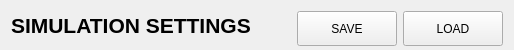
            <widget class="QWidget" name="headerBar" native="true">
             <property name="minimumSize">
              <size>
               <width>0</width>
               <height>50</height>
              </size>
             </property>
             <property name="maximumSize">
              <size>
               <width>16777215</width>
               <height>50</height>
              </size>
             </property>
             <property name="styleSheet">
              <string notr="true">
                    #headerBar {
                      background-color: #f5f5f5;
                      border-bottom: 2px solid #cccccc;
                    }
                  </string>
             </property>
             <layout class="QHBoxLayout" name="horizontalLayout_header">
              <item>
               <widget class="QLabel" name="label_headerTitle">
                <property name="font">
                 <font>
                  <pointsize>16</pointsize>
                  <weight>75</weight>
                  <bold>true</bold>
                 </font>
                </property>
                <property name="text">
                 <string>SIMULATION SETTINGS</string>
                </property>
               </widget>
              </item>
              <item>
               <spacer name="horizontalSpacer_header">
                <property name="orientation">
                 <enum>Qt::Horizontal</enum>
                </property>
                <property name="sizeHint" stdset="0">
                 <size>
                  <width>40</width>
                  <height>20</height>
                 </size>
                </property>
               </spacer>
              </item>
              <item>
               <widget class="QPushButton" name="pushButton_SaveConf">
                <property name="minimumSize">
                 <size>
                  <width>100</width>
                  <height>35</height>
                 </size>
                </property>
                <property name="text">
                 <string>SAVE</string>
                </property>
                <property name="icon">
                 <iconset resource="Resource.qrc">
                  <normaloff>:/icon/media/icon/save-32.ico</normaloff>:/icon/media/icon/save-32.ico</iconset>
                </property>
               </widget>
              </item>
              <item>
               <widget class="QPushButton" name="pushButton_LoadConf">
                <property name="minimumSize">
                 <size>
                  <width>100</width>
                  <height>35</height>
                 </size>
                </property>
                <property name="text">
                 <string>LOAD</string>
                </property>
                <property name="icon">
                 <iconset resource="Resource.qrc">
                  <normaloff>:/icon/media/icon/icons_open.svg</normaloff>:/icon/media/icon/icons_open.svg</iconset>
                </property>
               </widget>
              </item>
             </layout>
            </widget>
